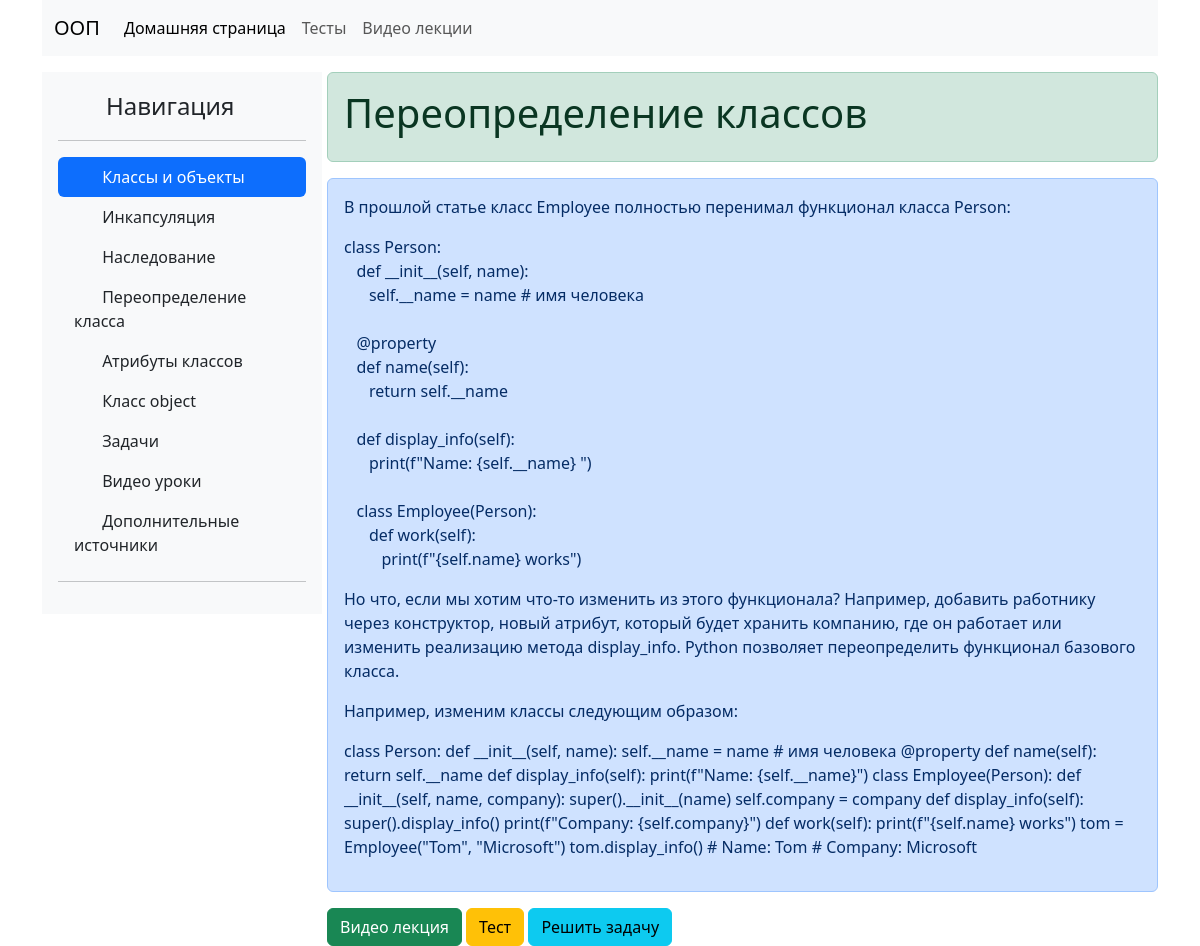
//overridding, run on the app's committed database.
### oopBook/models.py (models this page shows, shortened)
class Topics(models.Model):
    name = models.CharField(max_length=50)
    short_description = models.TextField()
    large_description = models.TextField()

### oopBook/views.py (the view)
# urls.py: path('/overridding', views.overridding, name = 'overridding'),
def overridding(request) :
    context = {
        "override": Topics.objects.filter(name='Переопределение классов')
    }
    return render(request, 'oopBook/overridding.html', context)

### oopBook/templates/oopBook/overridding.html (shortened to what this page needs)
{% extends 'oopBook/base.html' %}
{% block content %}
    {% for project in override %}
        <div class="alert alert-success" role="alert">
            <h1>{{ project.name }} </h1>
        </div>
        <div class="alert alert-primary " role="alert">
        <p>В прошлой статье класс Employee полностью перенимал функционал класса Person:</p>
        <p>
            class Person:
            <br>
    &nbsp;&nbsp;&nbsp;def __init__(self, name):
            <br>
        &nbsp;&nbsp;&nbsp;&nbsp;&nbsp;&nbsp;self.__name = name   # имя человека
            <br>
            <br>
    &nbsp;&nbsp;&nbsp;@property
            <br>
    &nbsp;&nbsp;&nbsp;def name(self):
            <br>
        &nbsp;&nbsp;&nbsp;&nbsp;&nbsp;&nbsp;return self.__name
            <br>
            <br>
    &nbsp;&nbsp;&nbsp;def display_info(self):
            <br>
        &nbsp;&nbsp;&nbsp;&nbsp;&nbsp;&nbsp;print(f"Name: {self.__name} ")
            <br>
            <br>
&nbsp;&nbsp;&nbsp;class Employee(Person):
            <br>
    &nbsp;&nbsp;&nbsp;&nbsp;&nbsp;&nbsp;def work(self):
            <br>
        &nbsp;&nbsp;&nbsp;&nbsp;&nbsp;&nbsp;&nbsp;&nbsp;&nbsp;print(f"{self.name} works")
            <br>
        </p>
            <p>
            {{ project.short_description }}
            </p>
        <p>Например, изменим классы следующим образом:</p>
        <p>{{ project.large_description }}</p>
        </div>
        <a class="btn btn-success" href="{% url 'video_lessons' %}" role="button">Видео лекция</a>
        <a class="btn btn-warning" href="{% url 'tests' %}" role="button">Тест</a>
        <a class="btn btn-info" href="{% url 'tasks' %}" role="button">Решить задачу</a>
    {% endfor %}
{% endblock %}

### data on the page
Topics: name "Переопределение классов", short_description "Но что, если мы хотим что-то изменить из этого функционала? Например, добавить работнику через конструктор, новый атрибут, который будет хранить компанию, где он работает или изменить реализацию метода display_info. Python позволяет переопределить функционал базового класса.", large_description "class Person: def __init__(self, name): self.__name = name # имя человека @property def name(self): return self.__name def display_info(self): print(f\"Name: {self.__name}\") class Employee(Person): def __init__(self, name, company): super().__init__(name) self.company = company def display_info(self): super().display_info() print(f\"Company: {self.company}\") def work(self): print(f\"{self.name} works\") tom = Employee(\"Tom\", \"Microsoft\") tom.display_info() # Name: Tom # Company: Microsoft"
